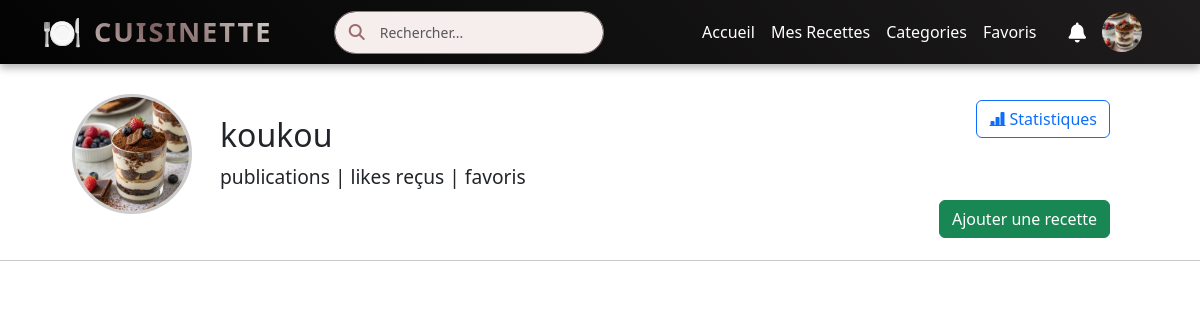
Page /recipes/ajouter/ (signed in) on the committed database.
### Accounts/models.py (models this page shows)
class User(AbstractUser):
    profile_picture = models.ImageField(upload_to='profile_pics/', blank=True, null=True)  # Ajout du champ
    groups = models.ManyToManyField(
        Group,
        related_name='customuser_set',  # Utilisez un `related_name` unique
        blank=True,
    )
    user_permissions = models.ManyToManyField(
        Permission,
        related_name='customuser_permissions_set',  # Utilisez un `related_name` unique
        blank=True,
    )

### Accueil/views.py (the view)
# urls.py: path('ajouter/', ajouter_recette, name='ajouter_recette'),
def ajouter_recette(request):
    if request.method == 'POST':
        form = RecipeForm(request.POST, request.FILES)
        if form.is_valid():
            recette = form.save(commit=False)
            recette.author = request.user  # Associer l'utilisateur à la recette
            recette.save()
            return redirect('mes_recettes')  # Redirige vers mes-recettes après l'ajout
    else:
        form = RecipeForm()
    categories = Category.objects.exclude(name__in=['Entrée', 'Dessert', 'Plats'])
    return render(request, 'Recipe/mes_recettes.html', {'form': form, 'categories': categories})

### Accueil/forms.py
class RecipeForm(forms.ModelForm):
    class Meta:
        model = Recipe
        fields = ['title', 'description', 'ingredients', 'instructions', 'image', 'category']
        widgets = {
            'title': forms.TextInput(attrs={'class': 'form-control', 'placeholder': 'Titre'}),
            'description': forms.Textarea(attrs={'class': 'form-control', 'rows': 3, 'placeholder': 'Description'}),
            'ingredients': forms.Textarea(attrs={'class': 'form-control', 'rows': 5, 'placeholder': 'Ingrédients'}),
            'instructions': forms.Textarea(attrs={'class': 'form-control', 'rows': 5, 'placeholder': 'Instructions'}),
            'image': forms.ClearableFileInput(attrs={'class': 'form-control'}),
            'category': forms.Select(attrs={'class': 'form-select'}),
        }
    def __init__(self, *args, **kwargs):
        super().__init__(*args, **kwargs)
        self.fields['category'].queryset = Category.objects.exclude(name__in=['Entrée', 'Dessert', 'Plats'])

### Accueil/context_processors.py (called while the page is built)
def notification_context(request):
    if request.user.is_authenticated:
        notifications = request.user.notifications.all().order_by('-created_at')
        unread_count = notifications.filter(is_read=False).count()
        notifications = notifications
        return {
            'notifications': notifications,
            'unread_notifications_count': unread_count,
        }
    return {}

### Accueil/templates/Recipe/mes_recettes.html (shortened to what this page needs)
{% extends "base.html" %}
{% load static %}
{% block content %}
<head>
    <link href="https://cdn.jsdelivr.net/npm/bootstrap-icons@1.10.5/font/bootstrap-icons.css" rel="stylesheet">
    <link rel="stylesheet" href="https://cdnjs.cloudflare.com/ajax/libs/font-awesome/6.5.0/css/all.min.css">
</head>
<body>
    <div class="container">
  <div class="profile-header">
    <img src="{% if user.profile_picture %}{{ user.profile_picture.url }}{% else %}{% static 'images/user.jpg' %}{% endif %}"
         alt="Avatar"
         class="me-2"
         style="width: 120px; height: 120px; border-radius: 50%; object-fit: cover; border: 3px solid #ccc;">
    <div>
        <h2>{{ user.username }}</h2>
        <div class="stats">
            <span><strong>{{ total_posts }}</strong> publications</span> |
            <span><strong>{{ total_likes }}</strong> likes reçus</span> |
            <span><strong>{{ total_favorites }}</strong> favoris</span>
        </div>
    </div>
  </div>
        <a href="{% url 'statistiques' %}" class="btn btn-outline-primary" style="position: absolute; top: 100px; right: 90px;" >
            <i class="bi bi-bar-chart-line-fill"></i> Statistiques
        </a>
        <button type="button" class="btn btn-success mb-4" data-bs-toggle="modal" data-bs-target="#ajouterModal" style="position: absolute; top: 200px; right: 90px;">
            Ajouter une recette
        </button>
        </div>
        <hr>
</body>
{% endblock %}

### templates/base.html (shortened to what this page needs)
{% load static %}
<!DOCTYPE html>
<html lang="fr">
<head>
    <link rel="stylesheet" href="https://cdn.jsdelivr.net/npm/bootstrap@5.3.0/dist/css/bootstrap.min.css">
    <link rel="stylesheet" href="https://cdnjs.cloudflare.com/ajax/libs/font-awesome/6.4.2/css/all.min.css">
    <link rel="stylesheet" href="{% static 'css/style.css' %}">
</head>
<body>
    <header class="header">
        <nav class="navbar navbar-expand-lg navbar-dark bg-dark">
            <div class="container">
                <a class="navbar-brand" href="{% url 'accueil' %}">
                    <span class="emoji">🍽️</span> Cuisinette
                </a>
                <div class="collapse navbar-collapse justify-content-between" id="navbarNav">
                    <form class="search-container mx-auto" method="GET" action="{% url 'search' %}">
                        <i class="fas fa-search"></i>
                        <input class="form-control search-input" type="search" name="q" placeholder="Rechercher..." aria-label="Search">
                    </form>
                    <ul class="navbar-nav ms-auto">
                        <li class="nav-item">
                            <a class="nav-link" href="{% url 'accueil' %}"> Accueil</a>
                        </li>
                        <li class="nav-item">
                            <a class="nav-link" href="{% url 'mes_recettes' %}"> Mes Recettes</a>
                        </li>
                        <li class="nav-item">
                            <a class="nav-link" href="{% url 'categorie' %}"> Categories</a>                        </li>
                        <li class="nav-item">
                            <a class="nav-link" href="{% url 'favorite' %}"> Favoris</a>
                        </li>
                    </ul>
                    <ul class="navbar-nav ms-3 d-flex align-items-center">
                        <li class="nav-item dropdown">
                            <a class="nav-link position-relative" href="#" id="notificationDropdown" role="button" data-bs-toggle="dropdown" aria-expanded="false">
                                <i class="fas fa-bell fa-lg"></i>
                            </a>
                        </li>
                        <li class="nav-item dropdown">
                            <a class="nav-link dropdown-toggle no-caret d-flex align-items-center" href="#" id="userDropdown" role="button" data-bs-toggle="dropdown">
                                <img src="{% if user.profile_picture %}{{ user.profile_picture.url }}{% else %}{% static 'images/user.jpg' %}{% endif %}" alt="Avatar" class="avatar me-2">
                            </a>
                        </li>
                    </ul>
                </div>
            </div>
        </nav>
    </header>
{% block content %}
{% endblock %}
</body>
</html>

### templates/base.html (style rules this page uses)
.avatar { width: 40px; height: 40px; border-radius: 50%; object-fit: cover; }
.navbar { padding: 0; }
.search-container { position: relative; width: 270px; max-width: 100%; }
.search-input { width: 100%; padding: 10px 45px; border-radius: 25px; border: 1px solid #8e7f7f; background-color: #f6eded; color: #9e6c6c; transition: all 0.3s ease-in-out; font-size: 14px; }
.search-container i { position: absolute; top: 50%; left: 15px; transform: translateY(-50%); color: #9e6c6c; font-size: 16px; }
.no-caret::after { display: none !important; }
.navbar { background: linear-gradient(45deg, #030303, #1e1c1c); box-shadow: 0px 4px 8px rgba(0, 0, 0, 0.3); padding: 0px 0; display: flex; justify-content: space-between; align-items: center; position: sticky; top: 0; z-index: 1000; }
.navbar .nav-link { font-size: 1rem; color: white; padding: 12px 18px; transition: color 0.3s ease, transform 0.3s ease; }
.navbar .navbar-brand { font-size: 1.7rem; font-weight: bold; color: #ffffff; text-transform: uppercase; letter-spacing: 2px; display: flex; align-items: center; transition: all 0.3s ease; background: linear-gradient(45deg, #f5f3f2, #7e6060, #dddcd5); -webkit-background-clip: text; color: transparent; }
.navbar .navbar-brand .emoji { font-size: 2rem; margin-right: 10px; transition: transform 0.3s ease, color 0.3s ease; color: #ff6347; }

### Accueil/templates/Recipe/mes_recettes.html (style rules this page uses)
.profile-header { display: flex; align-items: center; padding: 30px; gap: 20px; }
.stats { font-size: 1.2rem; }
.dropdown { z-index: 3; }

### rows in the picture
User: profile_picture (picture), username "koukou"
